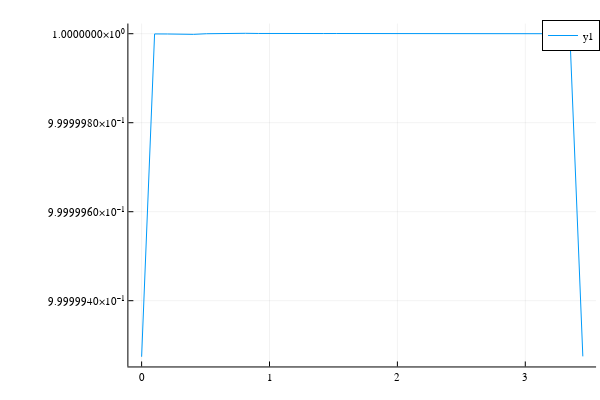

Notebook code cell kept with this figure:
### Code cell
t = 0:dt:t_burn;

plotlyjs()

plot(t, norm.(eachcol(u)))
# plot(t, ThrottleLevel(norm.(eachcol(u)), Acceleration(t) ) )

### Figure 1 — Plotly figure (JSON) as saved in the notebook; plotly's stock layout.template omitted (floating-point values rounded to 4 significant figures)
{"data": [{"colorbar": {"title": ""}, "legendgroup": "y1", "line": {"color": "rgba(0, 154, 250, 1.000)", "dash": "solid", "shape": "linear", "width": 1}, "mode": "lines", "name": "y1", "showlegend": true, "type": "scatter", "x": [0, 0.1015, 0.2029, 0.3044, 0.4059, 0.5074, 0.6088, 0.7103, 0.8118, 0.9132, 1.015, 1.116, 1.218, 1.319, 1.421, 1.522, 1.624, 1.725, 1.826, 1.928, 2.029, 2.131, 2.232, 2.334, 2.435, 2.537, 2.638, 2.74, 2.841, 2.943, 3.044, 3.146, 3.247, 3.349, 3.45], "xaxis": "x", "y": [1.0, 1.0, 1.0, 1.0, 1.0, 1.0, 1.0, 1.0, 1.0, 1.0, 1.0, 1.0, 1.0, 1.0, 1.0, 1.0, 1.0, 1.0, 1.0, 1.0, 1.0, 1.0, 1.0, 1.0, 1.0, 1.0, 1.0, 1.0, 1.0, 1.0, 1.0, 1.0, 1.0, 1.0, 1.0], "yaxis": "y", "zmax": null, "zmin": null}], "layout": {"annotations": [], "height": 400, "legend": {"bgcolor": "rgba(255, 255, 255, 1.000)", "bordercolor": "rgba(0, 0, 0, 1.000)", "borderwidth": 1, "font": {"color": "rgba(0, 0, 0, 1.000)", "family": "sans-serif", "size": 11}, "title": {"font": {"color": "rgba(0, 0, 0, 1.000)", "family": "sans-serif", "size": 15}, "text": ""}, "tracegroupgap": 0, "traceorder": "normal", "x": 1, "xanchor": "auto", "y": 1, "yanchor": "auto"}, "margin": {"b": 20, "l": 0, "r": 0, "t": 20}, "paper_bgcolor": "rgba(255, 255, 255, 1.000)", "plot_bgcolor": "rgba(255, 255, 255, 1.000)", "showlegend": true, "width": 600, "xaxis": {"anchor": "y", "domain": [0.214, 0.9934], "gridcolor": "rgba(0, 0, 0, 0.100)", "gridwidth": 0.5, "linecolor": "rgba(0, 0, 0, 1.000)", "mirror": false, "range": [-0.1035, 3.554], "showgrid": true, "showline": true, "showticklabels": true, "tickangle": 0, "tickcolor": "rgb(0, 0, 0)", "tickfont": {"color": "rgba(0, 0, 0, 1.000)", "family": "sans-serif", "size": 11}, "tickmode": "array", "ticks": "inside", "ticktext": ["0", "1", "2", "3"], "tickvals": [0, 1, 2, 3], "title": "", "titlefont": {"color": "rgba(0, 0, 0, 1.000)", "family": "sans-serif", "size": 15}, "type": "-", "visible": true, "zeroline": false, "zerolinecolor": "rgba(0, 0, 0, 1.000)"}, "yaxis": {"anchor": "x", "domain": [0.03762, 0.9902], "gridcolor": "rgba(0, 0, 0, 0.100)", "gridwidth": 0.5, "linecolor": "rgba(0, 0, 0, 1.000)", "mirror": false, "range": [1.0, 1.0], "showgrid": true, "showline": true, "showticklabels": true, "tickangle": 0, "tickcolor": "rgb(0, 0, 0)", "tickfont": {"color": "rgba(0, 0, 0, 1.000)", "family": "sans-serif", "size": 11}, "tickmode": "array", "ticks": "inside", "ticktext": ["9.9999940×10⁻¹", "9.9999960×10⁻¹", "9.9999980×10⁻¹", "1.0000000×10⁰"], "tickvals": [1.0, 1.0, 1.0, 1], "title": "", "titlefont": {"color": "rgba(0, 0, 0, 1.000)", "family": "sans-serif", "size": 15}, "type": "-", "visible": true, "zeroline": false, "zerolinecolor": "rgba(0, 0, 0, 1.000)"}}}
